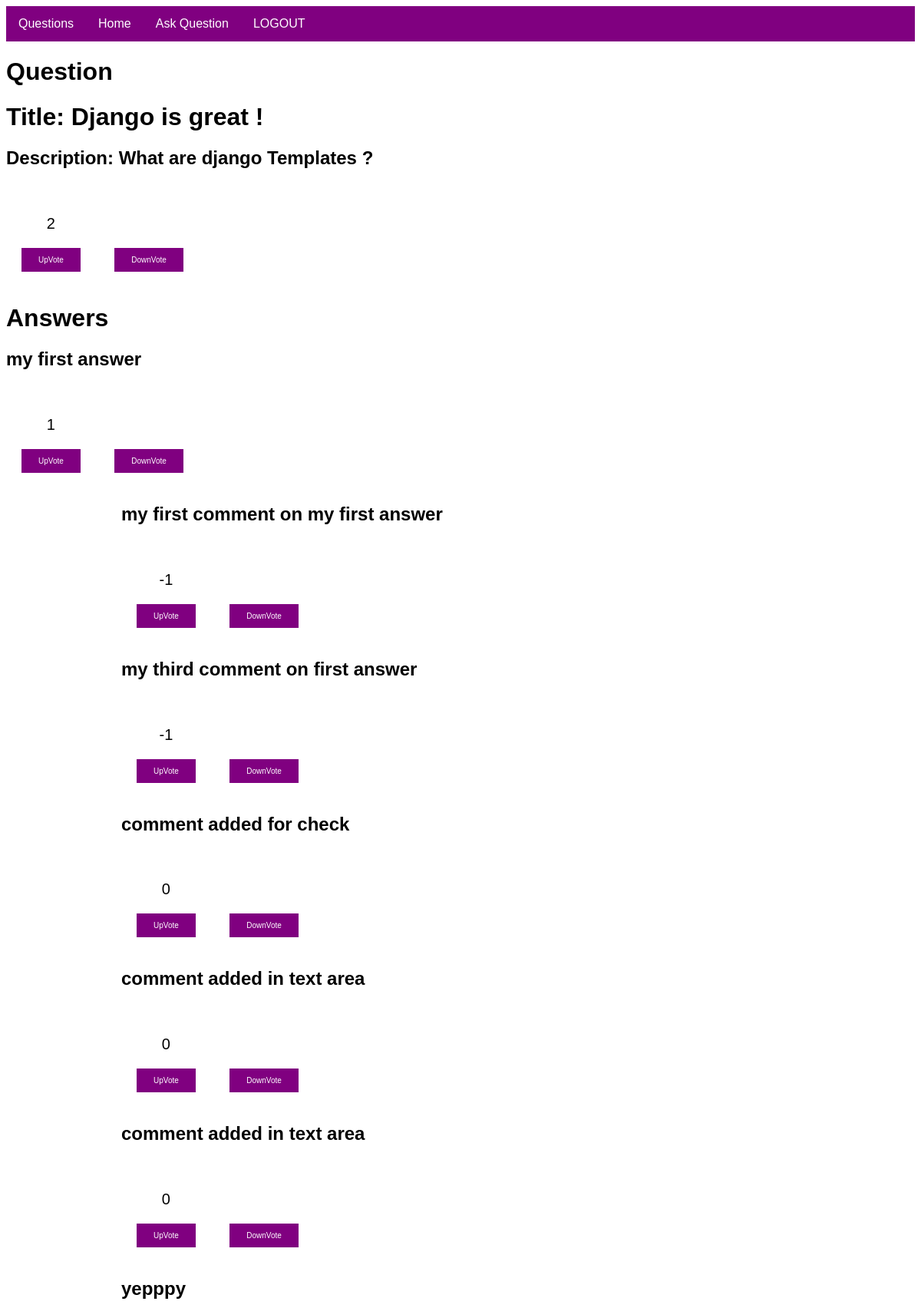
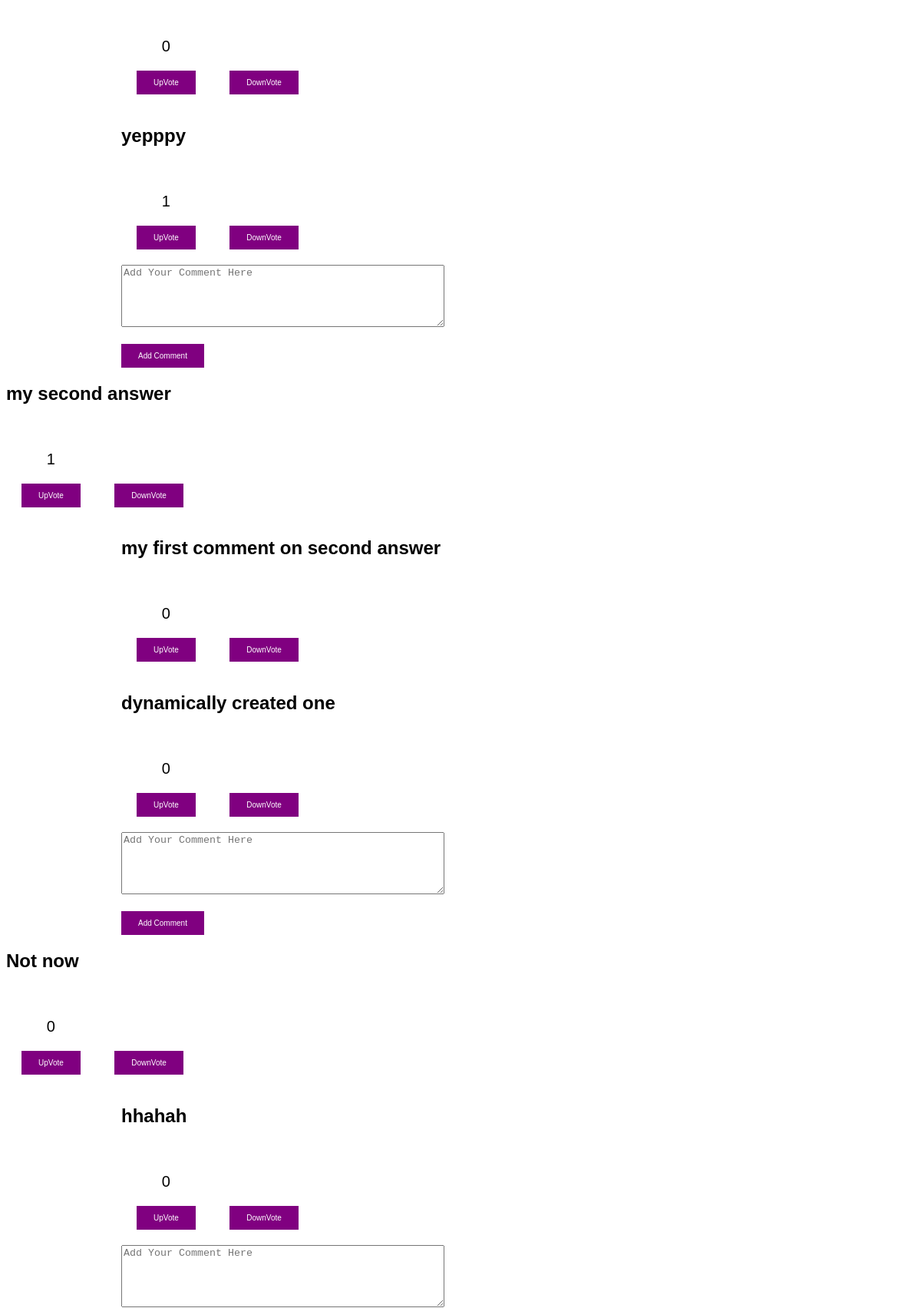
The page /question/questions/1 (signed in, upper part) on the database its author committed (2 pictures, top to bottom).
### dashboard/models.py (models this page shows, shortened)
class Question(models.Model):
    user = models.ForeignKey(User, on_delete=models.CASCADE, null=True)
    title = models.TextField()
    text = models.TextField()
    created = models.DateTimeField(auto_now_add=True)
    comment = GenericRelation(Comment, related_query_name='question')
    vote = GenericRelation(Vote)

class Answer(models.Model):
    user = models.ForeignKey(User, on_delete=models.CASCADE, null=True)
    text = models.TextField()
    created = models.DateTimeField(auto_now_add=True)
    updated = models.DateTimeField(auto_now_add=True)
    comment = GenericRelation(Comment, related_query_name='answer')
    question = models.ForeignKey(Question, on_delete=models.CASCADE)
    vote = GenericRelation(Vote)

class Comment(models.Model):
    user = models.ForeignKey(User, on_delete=models.CASCADE, null=True)
    text = models.TextField(null=False, blank=False)
    content_type = models.ForeignKey(ContentType, on_delete=models.CASCADE)
    object_id = models.PositiveIntegerField()
    content_object = GenericForeignKey('content_type', 'object_id')
    vote = GenericRelation(Vote)

### question/views.py (the view, shortened to what this page needs)
# urls.py: path(r'questions/<int:id>', Ques.as_view(), name='questions'),
class Ques(View):
    def get(self, request, *args, **kwargs):
        key = 'question_id=' + str(kwargs['id'])
        cache_data = cache.get(key)
        if request.user.is_authenticated == False:
            return render(request, "question/question.html", {'Object': cache_data, 'id': kwargs['id']})
        if cache_data is not None:
            value = cache.get(key)
            quest = value['question']
        else:
            quest = Question.objects.get(id=kwargs['id'])
        response = dict()
        response['question'] = quest
        response['upvote'] = quest.vote.filter(activity_type=Vote.UP_VOTE).count()
        response['downvote'] = quest.vote.filter(activity_type=Vote.DOWN_VOTE).count()
        response['vote'] = response['upvote'] - response['downvote']
        response['comments'] = []
        response['answers'] = []
        comments = []
        response['comments'] = comments
        ans_list = Answer.objects.filter(question_id=kwargs['id'])
        answer = []
        for ans in ans_list:
            d = dict()
            d['answer'] = ans
            d['upvote'] = ans.vote.filter(activity_type=Vote.UP_VOTE).count()
            d['downvote'] = ans.vote.filter(activity_type=Vote.DOWN_VOTE).count()
            d['vote'] = d['upvote'] - d['downvote']
            d['comments'] = []
            comments = []
            for comment in ans.comment.all():
                c = dict()
                c['comment'] = comment
                c['upvote'] = comment.vote.filter(activity_type=Vote.UP_VOTE).count()
                c['downvote'] = comment.vote.filter(activity_type=Vote.DOWN_VOTE).count()
                c['vote'] = c['upvote'] - c['downvote']
                comments.append(c)
            d['comments'].append(comments)
            answer.append(d)
        response['answers'] = answer
        cache.set(key,response)
        return render(request, "question/question.html", {'Object': response, 'id': kwargs['id']})

### templates/question/question.html (shortened to what this page needs)
{% extends 'base.html' %}
{% block content %}
<div class="navbar">
    <a href = "{% url 'dashboard_home' %}">Questions</a>
    {% if request.user.is_authenticated %}
        <a href="{% url 'dashboard_login_home' %}">Home</a>
        <a href="{% url 'ask_question' %}">Ask Question</a>
        <a href="{% url 'dashboard_logout' %}">LOGOUT</a>
        {% else %}
        <a href="{% url 'dashboard_login' %}">LOGIN</a>
    {% endif%}
</div>
<h1> Question </h1>
<div>
    <h1>Title: {{ Object.question.title }} </h1>
    <h2>Description: {{ Object.question.text }} </h2>
</div>
<div>
    <form method="post" action="{% url 'add_vote' id=id%}">
        <ul class="nav">
        <li>
            <p align="center">{{ Object.vote }}</p>
            <button class="button1" type="submit"  name="upvote" >UpVote</button>
        </li>
        <li>
            <button class="button1" type="submit" name="downvote" >DownVote</button>
         </li>
        </ul>
    </form>
</div>
{% if Object.answers %}
    <h1>Answers</h1>
    {% for answer in Object.answers %}
        <h2>{{ answer.answer.text }}</h2>
            <form method="post" action="{% url 'add_vote' id=answer.answer.id%}">
                <ul class="nav">
        <li>
            <p align="center">{{ answer.vote }}</p>
            <button class="button1" type="submit" name="upvote" >UpVote</button>
        </li>
        <li>
            <button class="button1" type="submit" name="downvote" >DownVote</button>
         </li>
        </ul>
            </form>
<div style="margin-left: 150px; background: none" >
        {% for item in answer.comments  %}
            {% for comment in item %}
                {% if comment.comment %}
                     <h2 >{{ comment.comment.text }}</h2>
                        <form method="post" action="{% url 'add_vote' id=comment.comment.id%}">
                            <ul class="nav">
        <li>
            <p align="center">{{ comment.vote }}</p>
            <button class="button1" type="submit" name="upvote" >UpVote</button>
        </li>
        <li>
            <button class="button1" type="submit" name="downvote" >DownVote</button>
         </li>
        </ul>
                        </form>
                   {% else %}
                         <p> No comments here yet :(</p>
                   {% endif %}
            {% endfor  %}
            {% if request.user.is_authenticated %}
                   <form method="post" action="{% url 'add_comment' id=answer.answer.id%}">
                         <textarea rows = "5" cols = "50" name = "comment" placeholder="Add Your Comment Here"></textarea>    <br><br>
                       <button class="button1" type="submit"> Add Comment </button>
                   </form>
            {% endif %}
        </div>
        {% endfor %}
    {% endfor %}
{% else %}
      <p> No answers here yet :(</p>
{% endif %}
{% endblock %}

### templates/base.html (style rules this page uses)
.nav { background-color: none; list-style-type: none; text-align: none; margin: 0; padding: 0; }
.nav li { display: inline-block; font-size: 20px; padding: 20px; }
body { font-family: Arial, Helvetica, sans-serif; }
.navbar { overflow: hidden; background-color: purple; }
.navbar a { float: left; font-size: 16px; color: white; text-align: center; padding: 14px 16px; text-decoration: none; }
.button1 { background-color: purple; border: none; color: white; padding: 10px 22px; text-align: center; text-decoration: none; display: inline-block; font-size: 10px; }

### rows shown on the page
Question: question "Django is great !", question.text "What are django Templates ?"
Answer: answer.text "my first answer", vote "1"
Comment: comment.text "my first comment on my first answer", vote "-1"
Comment: comment.text "my third comment on first answer", vote "-1"
Comment: comment.text "comment added for check", vote "0"
Comment: comment.text "comment added in text area", vote "0"
Comment: comment.text "comment added in text area", vote "0"
Comment: comment.text "yepppy", vote "0"
Comment: comment.text "yepppy", vote "1"
Answer: answer.text "my second answer", vote "1"
Comment: comment.text "my first comment on second answer", vote "0"
Comment: comment.text "dynamically created one", vote "0"
Answer: answer.text "Not now", vote "0"
Comment: comment.text "hhahah", vote "0"

### other values the page prints
{{ Object.vote }} "2"
